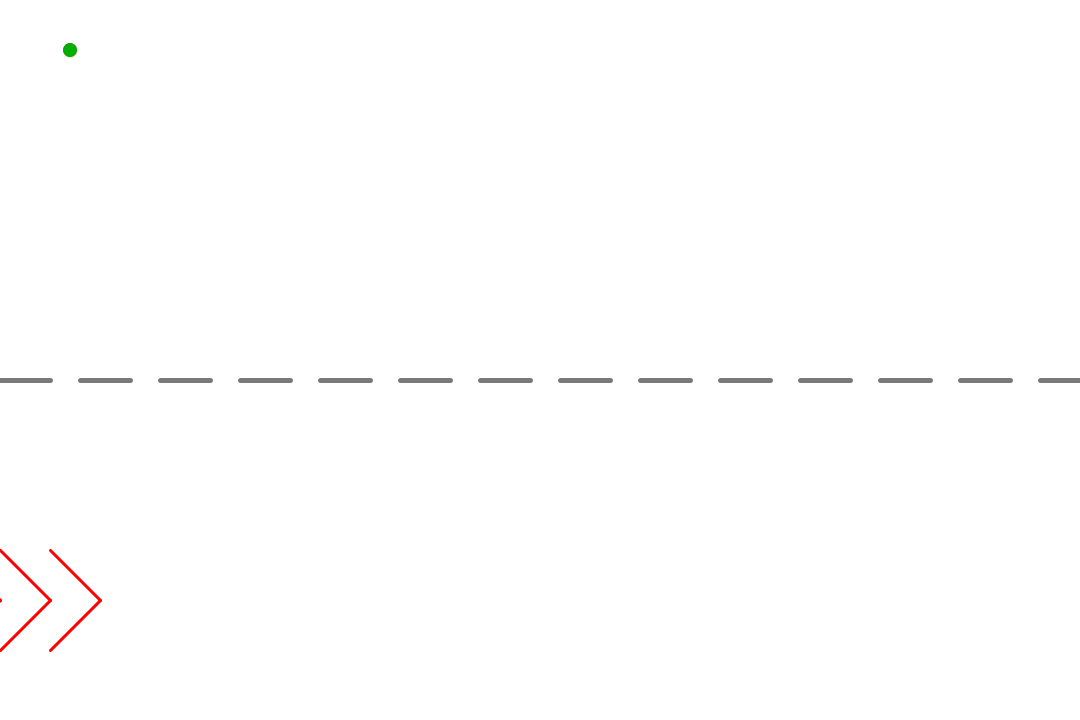
Frame 1 (no input)
Frame 60 (the mouse pressed at the canvas centre just before this capture): identical to frame 1, image omitted
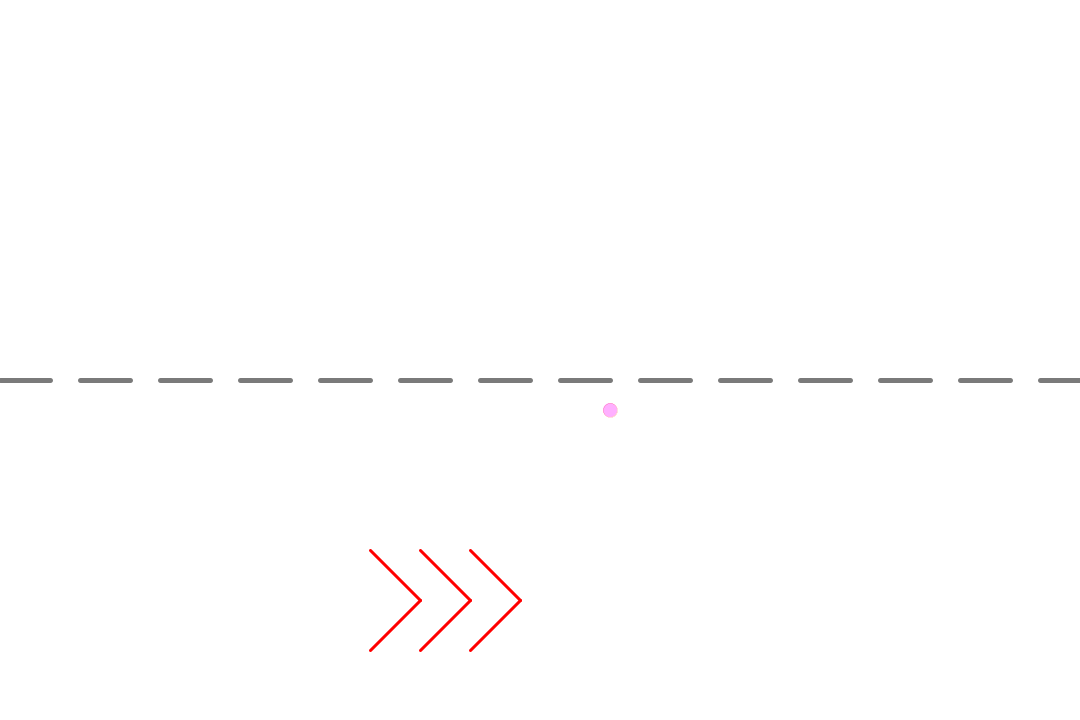
Frame 120 (the mouse held since frame 60 and released just before this capture)

The Processing sketch that drew these frames (run headless with seeded random() and noise(); from frame 60 on, the mouse is pressed at the canvas centre):

// Processing sketch: SS3_catgame_ashely
// ── SS3_catgame_ashely.pde
boolean button = false;
int ly=380;
int spacing=80;
int len=50;
float a=50;
float b=600;
float k;
float f;
float c;
float z=210;
float value=0;
float x=mouseX;
float y=mouseY;
float w;
float g=800;
float h1=100;
float speed1=5;
float speed2=7;
float easing = 0.1;
int num =15;
float mx[] = new float[num];
float my[] = new float[num];

void setup(){
  size(1080,720);
  smooth(); 
}

void draw(){
  background(255); 
  stroke(122);
  strokeWeight(5);
 for (int lx = 0; lx <= 1080; lx += spacing) {
line(lx, ly, lx+len, ly);
}
  if (dist(a,b,x,y)<50) {  
    gameover();  
  } 
/////// hide
  else if (button) 
{
a = a + speed2;
if (a>1080) {
    a=0;
    b=random(460,620);
    speed2=random(4,10);
  }
}
  stroke(255,0,0);
  strokeWeight(3);
  line(a,b,a-50,b-50);
  line(a,b,a-50,b+50);
  line(a-50,b,a-100,b-50);
  line(a-50,b,a-100,b+50);
  line(a+50,b,a,b-50);
  line(a+50,b,a,b+50);

////////easing the ellipse
  float dx = mouseX - x;
  x += dx * easing; 
  float dy = mouseY - y;
  y += dy * easing;
  
int which = frameCount % num;
  mx[which] = mouseX;
  my[which] = mouseY;
  
  for (int i = 0; i < num; i++) {
    // which+1 is the smallest (the oldest in the array)
    int index = (which+1 + i) % num;
    fill(x,175,y);
    strokeWeight(0);
    ellipse(mx[index]+70, my[index]+50, i, i);
  }

///////////cat body
if(y>450)  
  {
fill(0);
stroke(127);
strokeWeight(1);
triangle(x-20,y-60,x,y-40,x-20,y-20);
triangle(x+20,y-60,x,y-40,x+20,y-20);
quad(x,y,x-20,y-20,x,y-40,x+20,y-20);
triangle(x+10,y-10,x-10,y+10,x+10,y+35);
triangle(x+10,y-10,x+40,y+20,x+10,y+50);
triangle(x-10,y+60,x+40,y+20,x+40,y+60);
quad(x+40,y+60,x+60,y+60,x+70,y+50,x+50,y+50);
  }
  
////////////fly ball
if(y>360)  
  {
    if (button) 
{
g = g - value;
if (g<0) {
    g=y;
  }
}
stroke(255,235,205);
fill(190,z,240);
if(dist(w,h1,x,g)<50)
  {
   fill(255);
  }
  ellipse(x, g, 32, 32);
  }
  

////////////fly fish  
if(y>400)  
  {
    if (button) 
{
w = w + speed1;
if (w>width) {
    w=0;
    h1=random(40,340);
    speed1=random(4,10);
  }
}
stroke(255);
fill(190,k,240);
 if (h1<=190)
 {
   k=210;
 }
 else if (h1>190)
 {
   k=150;
 }
 
if(dist(w,h1,x,g)<50)
  {
   fill(255);
  }
quad(w, h1, w+50,h1-50,w+100,h1,w+50,h1+50);
quad(w, h1, w-35,h1-35,w-45,h1,w-35,h1+35);
}
}

///////////   
void keyPressed() {
  if (z==210) {
    z =150;
  } else {
    z=210;
  }
}
///////////
void mousePressed()
{
  if(g>=h1)
  {
 value=speed1;  
 button = !button;
  }
  else{
value=0;
  }
}
///////////
void gameover() {  
  fill (240, 40, 40);  
  textSize (65);  
  textAlign(CENTER);  
  text ("Game Over", width/2, height/2);  
  fill (255);  
  textSize (30);  
  text (num, width/2, height/2+100);  
}  
